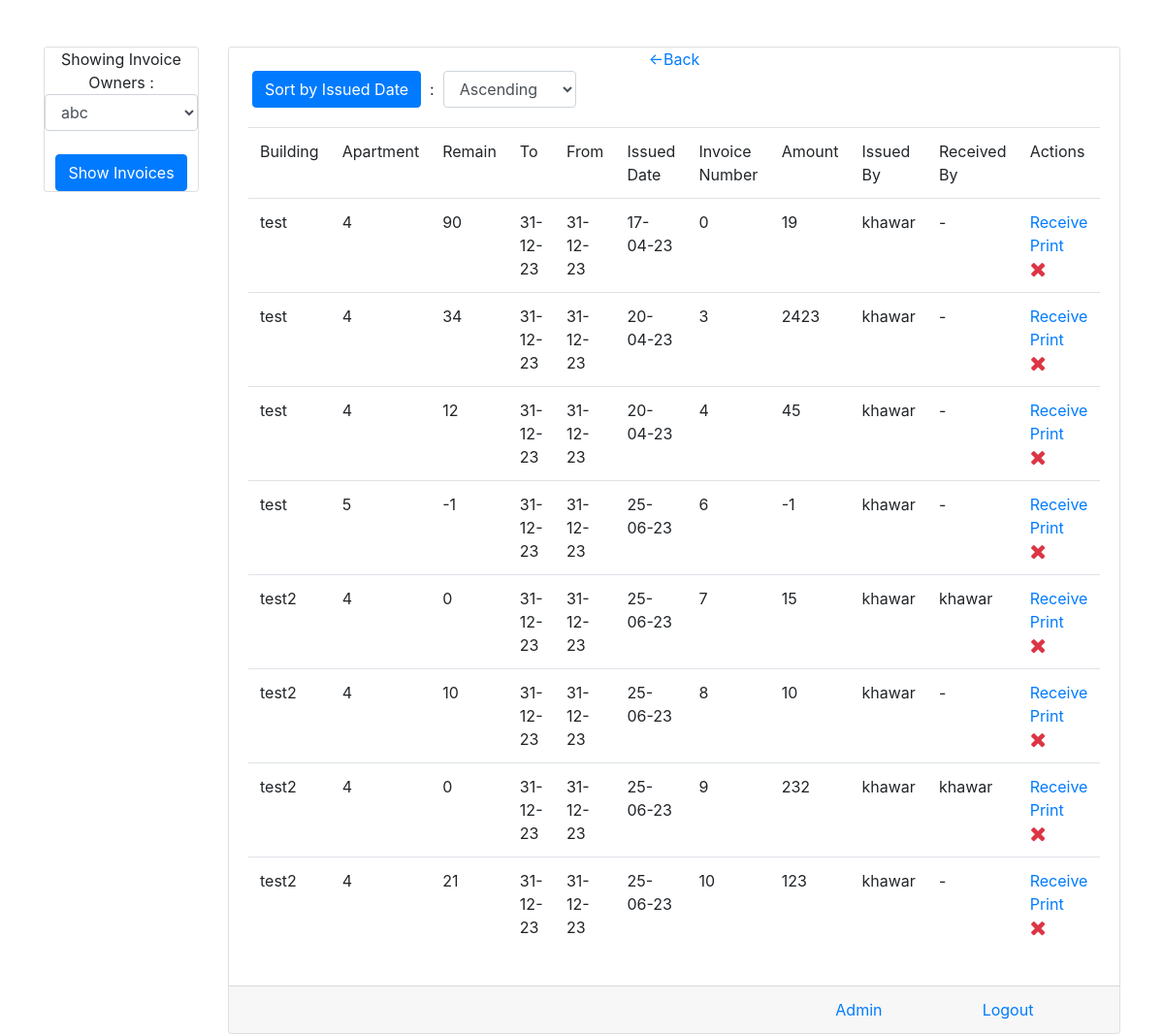
/owner-invoices/1 (signed in), run on an earlier commit of the app's database.
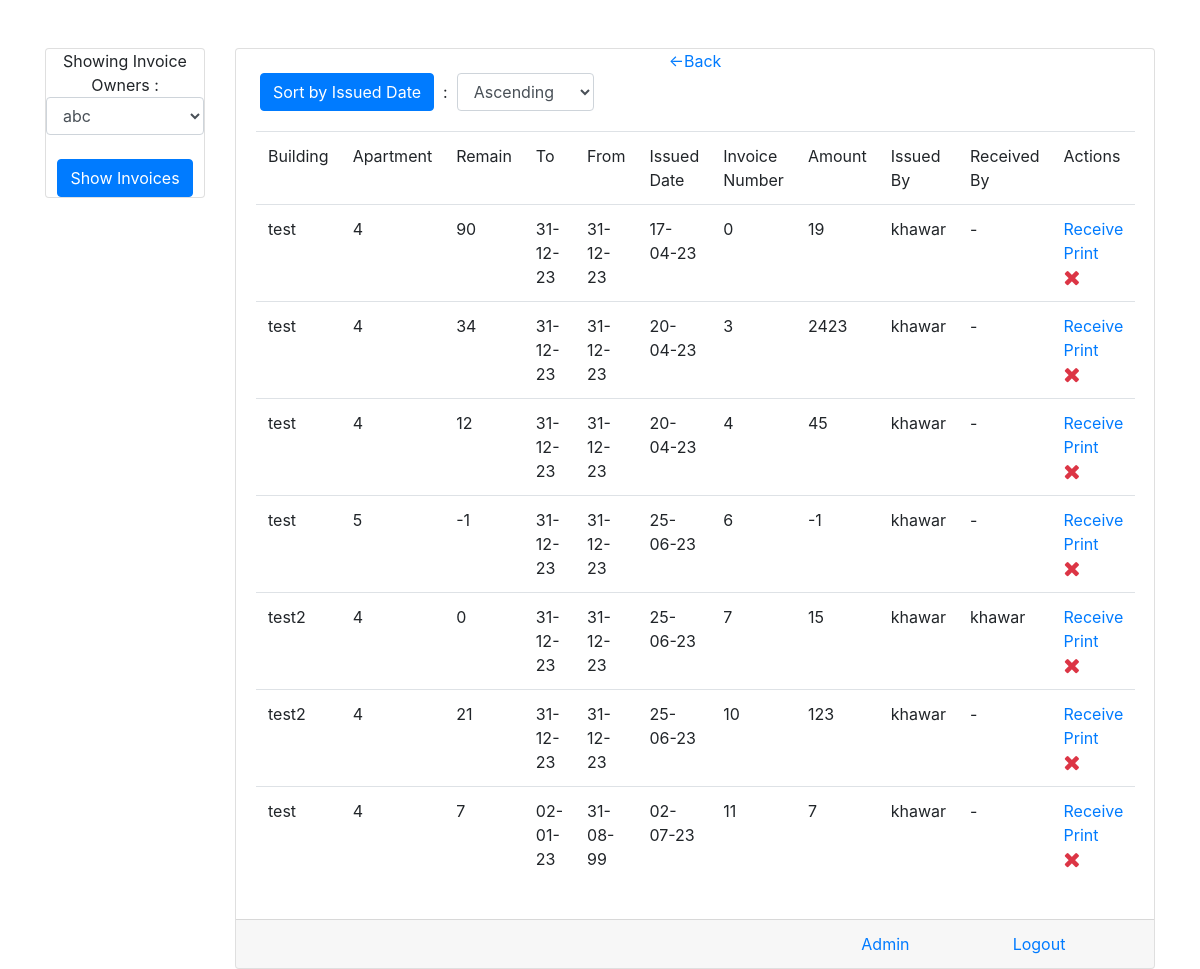
And on a later commit of the database.
### app/models.py (models this page shows, shortened)
class invoice(models.Model):
    user = models.ForeignKey(User,on_delete=models.SET_NULL,null=True,blank=True)
    received_by = models.CharField(max_length=200,null=True,blank=True,default="-")
    apartment = models.ForeignKey(apartment,on_delete=models.SET_NULL,null=True,blank=True)
    owner = models.ForeignKey(invoice_owner,on_delete=models.CASCADE)
    amount = models.IntegerField(default=0)
    payment_method = models.CharField(max_length=100,null=True,blank=True)
    bank_of_transfer = models.CharField(max_length=300,null=True,blank=True)
    transfer_date = models.DateField(null=True,blank=True)
    from_date = models.DateField(null=True,blank=True)
    to_date = models.DateField(null=True,blank=True)
    today_date = models.DateField(auto_now_add=True)
    remaining_amount = models.IntegerField(default=0)
    note = models.TextField(max_length=2000,null=True,blank=True)
    invoice_number = models.IntegerField(default=0)
    is_deleted = models.BooleanField(default=False)

class apartment(models.Model):
    aprt_number = models.CharField(max_length=50,null=True,blank=True)
    name = models.CharField(max_length=300,null=True,blank=True)
    phone_nmber = models.CharField(max_length=50,null=True,blank=True)
    type_of = models.CharField(max_length=300,null=True,blank=True)
    dob = models.DateField(null=True,blank=True)
    contract_number = models.CharField(max_length=300,null=True,blank=True)
    elect_number = models.CharField(max_length=300,null=True,blank=True)
    note = models.TextField(max_length=2000,null=True,blank=True)
    building = models.ForeignKey(building,on_delete=models.CASCADE)
    temp_del = models.BooleanField(default=False)
    temp_del_date = models.DateField(null=True,blank=True)
    aprt_link = models.ForeignKey("tenant_link",on_delete=models.SET_NULL,blank=True,null=True)
    new_tenant_added = models.BooleanField(default=False)
    display_order = models.IntegerField(default=0)

class building(models.Model):
    name = models.CharField(max_length=300,null=True,blank=True)
    owner = models.ForeignKey(invoice_owner,on_delete=models.SET_NULL,null=True,blank=True)

### app/views.py (the view, shortened to what this page needs)
# urls.py: path("owner-invoices/<str:id>",views.owner_invoices,name="owner-invoices"),
@login_required(login_url='/')
def owner_invoices(request,id):
    if id:
        template = "owners_invoice.html"
        context = {}
        obj = get_user_profile(request.user)
        context['type_of_user'] = obj.type_of_user == 'd'
        if id != "x":
            context['sel_owner'] = int(id)
        if request.method == "POST" and request.POST['asc_desc'] in ("0","1"):
            context["order"] = request.POST['asc_desc']
            if request.POST["asc_desc"] == "0":
                if id != "x":
                    objs = invoice.objects.filter(is_deleted=False,owner__id=int(id)).order_by("today_date")
                else:
                    if obj.type_of_user in ('v','w'):
                        temp2 = invoice.objects.filter(is_deleted=False).order_by("today_date")
                        objs = []
                        for i in temp2:
                            if i.owner in obj.invoice_owner_allowed.all():
                                objs.append(i)
                    else:
                        objs = invoice.objects.filter(is_deleted=False).order_by("today_date")
            else:
                if id != "x":
                    objs = invoice.objects.filter(is_deleted=False,owner__id=int(id)).order_by("-today_date")
                else:
                    if obj.type_of_user in ('v','w'):
                        temp2 = invoice.objects.filter(is_deleted=False).order_by("-today_date")
                        objs = []
                        for i in temp2:
                            if i.owner in obj.invoice_owner_allowed.all():
                                objs.append(i)
                    else:
                        objs = invoice.objects.filter(is_deleted=False).order_by("-today_date")
        else:
            if id != "x":
                objs = invoice.objects.filter(is_deleted=False,owner__id=int(id))
        context['objs'] = objs
        if obj.type_of_user in ('v','w'):
            temp2 = invoice_owner.objects.all()
            temp2_list = []
            for i in temp2:
                if i in obj.invoice_owner_allowed.all():
                    temp2_list.append(i)
            context['owners'] = temp2_list
        else:
            context['owners'] = invoice_owner.objects.all()
        return render(request,template,context)
    else:
        return redirect('/home')

### app/views.py (called while the page is built)
def get_user_profile(userobj):
    try:
        obj = user_profile.objects.get(user=userobj)
    except:
        obj = user_profile()
        obj.user = userobj
        obj.save()
    return obj

### templates/owners_invoice.html (shortened to what the changed rows need)
<!DOCTYPE html>
    <html lang="en">
        <head>
            <link rel="stylesheet" href="https://maxcdn.bootstrapcdn.com/bootstrap/4.4.1/css/bootstrap.min.css">
            <link rel="stylesheet" href="https://cdnjs.cloudflare.com/ajax/libs/font-awesome/4.7.0/css/font-awesome.min.css">
        </head>
        <body>
            <br><br>
            <div class="container">
                <div class="row justify-content-center">
                    <div class="col-lg-10">
                        <div class="card">
                            <div class="card-body">
                                {% if objs %}
                                    <table class="table">
                                        {% for i in objs %}
                                            <tr id="row-{{forloop.counter}}" class="invoice_rows">
                                                <td>{{i.apartment.building.name}}</td>
                                                <td>{{i.apartment.aprt_number}}</td>
                                                <td>{{i.remaining_amount}}</td>
                                                <td>{{i.to_date | date:'d-m-y'}}</td>
                                                <td>{{i.from_date | date:'d-m-y'}}</td>
                                                <td>{{i.today_date | date:'d-m-y'}}</td>
                                                <td>{{i.invoice_number}}</td>
                                                <td>{{i.amount}}</td>
                                                <td>{{i.user.username}}</td>
                                                <td>{{i.received_by}}</td>
                                                <td><a onclick="confirm_receive('{% url 'receive-invoice' i.id %}','{{i.amount}}','{{i.user.username}}')" title="Receive" href="#">Receive</a>
                                                    <a href="{% url 'print-invoice' i.id %}" target="_blank">Print</a>&ensp; {% if request.user.is_superuser %}
                                                    <a onclick="confirm_delete('{% url 'delete-invoice' i.id %}')" title="Delete"><span class="fa text-danger fa-lg fa-remove"></span></a>
                                                    {% endif %}</td>
                                            </tr>
                                        {% endfor %}
                                    </table>
                                {% else %}
                                    <a>This Owner Has No Invoices Right Now.</a>
                                {% endif %}
                            </div>
                        </div>
                    </div>
                </div>
            </div>
        </body>
    </html>

What changed in the data, as far as the page shows it:
removed invoice: apartment.building.name "test2", apartment.aprt_number "4", remaining_amount "10", to_date "31-12-23", from_date "31-12-23", today_date "25-06-23", invoice_number "8", amount "10", user.username "khawar", received_by "-"
removed invoice: apartment.building.name "test2", apartment.aprt_number "4", remaining_amount "0", to_date "31-12-23", from_date "31-12-23", today_date "25-06-23", invoice_number "9", amount "232", user.username "khawar", received_by "khawar"
added invoice: apartment.building.name "test", apartment.aprt_number "4", remaining_amount "7", to_date "02-01-23", from_date "31-08-99", today_date "02-07-23", invoice_number "11", amount "7", user.username "khawar", received_by "-"
